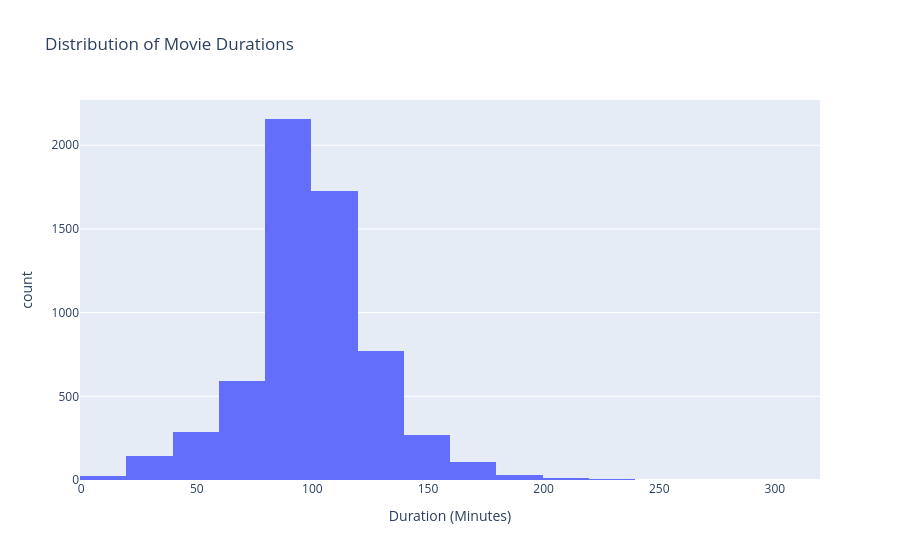

Notebook source saved alongside this figure:
### Code cell
fig = px.histogram(
    movies,
    x='duration_min',
    nbins=30,
    title='Distribution of Movie Durations',
    labels={
        'duration_min': 'Duration (Minutes)',
        'count': 'Number of Movies'
    }
)

fig.show()

### Figure 1 — Plotly figure (JSON) as saved in the notebook; plotly's stock layout.template omitted (floating-point values rounded to 4 significant figures; data arrays with more than 128 entries replaced by an {"elided": "..."} marker saying what was removed)
{"data": [{"bingroup": "x", "hovertemplate": "Duration (Minutes)=%{x}<br>count=%{y}<extra></extra>", "legendgroup": "", "marker": {"color": "#636efa", "pattern": {"shape": ""}}, "name": "", "nbinsx": 30, "orientation": "v", "showlegend": false, "type": "histogram", "x": {"elided": "6131 float values"}, "xaxis": "x", "yaxis": "y"}], "layout": {"barmode": "relative", "legend": {"tracegroupgap": 0}, "title": {"text": "Distribution of Movie Durations"}, "xaxis": {"anchor": "y", "domain": [0, 1], "title": {"text": "Duration (Minutes)"}}, "yaxis": {"anchor": "x", "domain": [0, 1], "title": {"text": "count"}}}}
